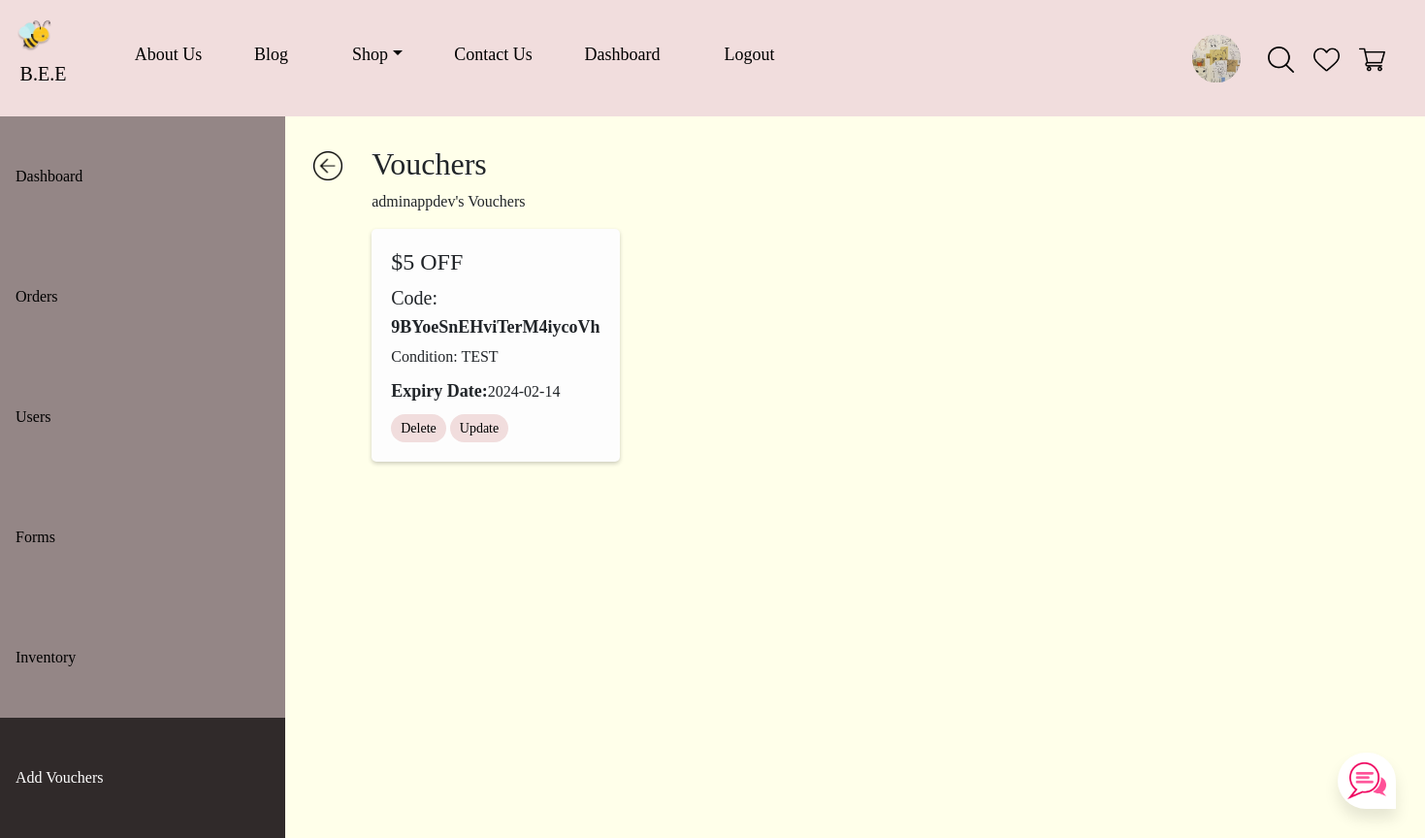
Screenshot of /retrieve_vouchers/adminappdev (signed in) with the database file from the repository.
### tables this page shows
CREATE TABLE addvouchers (username VARCHAR(255) NOT NULL, title TEXT, value INT, condition TEXT, code TEXT NOT NULL UNIQUE, expiry_date DATETIME NOT NULL, status TEXT NOT NULL DEFAULT "active");

### app.py (the view)
@app.route('/retrieve_vouchers/<username>')
@login_required
def retrieve_vouchers(username):
    with sqlite3.connect('database.db') as con:
        con.row_factory = sqlite3.Row
        cur = con.cursor()
        cur.execute("SELECT * FROM addvouchers WHERE username = ?", (username,))
        rows = cur.fetchall()
        con.commit()
    con.close()
    return render_template('retrieve_vouchers.html', rows=rows, username=username)

### app.py (called while the page is built)
def get_db():
    db = getattr(g, '_database', None)
    if db is None:
        db = g._database = sqlite3.connect('database.db')
    return db

@app.teardown_appcontext
def close_connection(exception):
    db = getattr(g, '_database', None)
    if db is not None:
        db.close()

@app.before_request
def load_logged_in_user():
    user_id = session.get('user_id')
    if user_id is None:
        g.user = None
    else:
        g.user = get_db().execute(
            'SELECT * FROM user WHERE user_id = ?', (user_id,)
        ).fetchone()

def login_required(view):
    @functools.wraps(view)
    def wrapped_view(**kwargs):
        if g.user is None:
            return redirect(url_for('login'))
        return view(**kwargs)
    return wrapped_view

### templates/retrieve_vouchers.html (shortened to what this page needs)
<!DOCTYPE html>
<html>
{% extends "base.html" %}
{% block content %}
<head>
</head>
<body>
<ul class="admin" style="float: left;">
  <li><a href="/admindashboard">Dashboard</a></li>
  <li>
    <a href="/orders">Orders</a>
  </li>
  <li><a href="/users">Users</a></li>
  <li><a href="/forms">Forms</a></li>
  <li><a href="/admin_inventory">Inventory</a></li>
  <li><a class="active" href="/add_vouchers">Add Vouchers</a></li>
</ul>
<div class="backbtn"><a href="/add_vouchers" style="text-decoration: none;"><img src="/static/img/img_12.png" width="30px"></a></div>
    <div style="float: left;margin-left:5%;width:75%;padding:30px 16px">
    <h2>Vouchers</h2>
    <p>{{ username }}'s Vouchers</p>
    {% if rows|length == 0 %}
    <h4> No vouchers yet!</h4>
    {% else %}
    <div class="vouchers-container">
        {% for row in rows %}
        <div class="voucher">
            <h4>{{ row[1] }}</h4>
            <h5>Code:</h5>
            <b>{{ row[4] }}</b>
            <p>Condition:
                {{ row[3] }}
            </p>
            <p><b>Expiry Date:</b>{{ row[5] }}</p>
            <a href="/delete_vouchers/{{ row[4] }}">Delete</a>
            <a href="/update_vouchers/{{ row[4] }}">Update</a>
        </div>
        {% endfor %}
    </div>
    {% endif %}
</div>
</body>
</html>
{% endblock %}

### templates/base.html (style rules this page uses)
body { background-color: #FFFFEA; overflow-x: hidden; overflow-y: scroll; }
* { margin:0px; padding:0px; box-sizing: border-box; font-family: 'Anko'; }
::placeholder { text-align: center; color: gray; opacity: 1; }

### templates/retrieve_vouchers.html (style rules this page uses)
body { margin: 0; background-color: #ffffea; }
ul.admin { list-style-type: none; margin: 0; padding: 0; width: 20%; background-color: #948686 ; position: sticky; top: 120px; height: 100%; overflow-y: scroll; }
.admin li a { display: block; color: #000; padding: 50px 16px; text-decoration: none; }
.admin li a.active { background-color: #302A2A; color: white; }
.vouchers-container { display: grid; grid-template-columns: repeat(4, 1fr); gap: 20px; }
.voucher { padding: 20px; background-color: #FDFDFD; border-radius: 5px; box-shadow: 0 2px 4px rgba(0, 0, 0, 0.2); }
.voucher h4 { margin-top: 0; margin-bottom: 10px; }
.voucher h5 { margin-top: 0; margin-bottom: 5px; }
.voucher p { margin-top: 5px; margin-bottom: 10px; }
.voucher b { font-size: 18px; }
.voucher a { display: inline-block; font-size: 14px; font-weight: normal; background-color: #F1DDDD; color: black; padding: 4px 10px; border-radius: 20px; text-decoration: none; }

### rows the page displays
addvouchers: title "$5 OFF", code "9BYoeSnEHviTerM4iycoVh", condition "TEST", expiry_date "2024-02-14"

### other values shown
{{ username }} "adminappdev"
